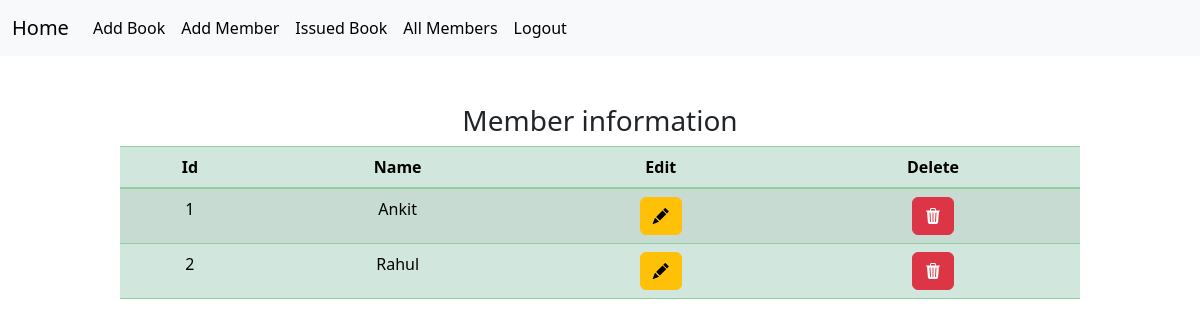
The page /members/ (signed in) on the database its author committed.
### myapp/models.py (models this page shows)
class Member(models.Model):
    name = models.CharField(max_length=100, null=True, blank=True)
    location = models.CharField(max_length=100, null=True, blank=True)
    outstanding_debt = models.DecimalField(max_digits=8, decimal_places=2)

### myapp/views.py (the view)
# urls.py: path("members/", views.members, name="members"),
@login_required(login_url="/")
def members(request):
    data = Member.objects.all()
    context = {"data": data}
    return render(request, "members.html", context)

### myapp/templates/members.html (shortened to what this page needs)
<!DOCTYPE html>
<html lang="en">
<head>
    <link rel="stylesheet" href="https://maxcdn.bootstrapcdn.com/bootstrap/4.5.2/css/bootstrap.min.css">
    <link rel="stylesheet" href="https://cdn.jsdelivr.net/npm/bootstrap-icons@1.10.5/font/bootstrap-icons.css">
</head>
<body>
    {% include "navbar.html" %}
    <div class="mt-5 text-center">
        <h3>Member information</h3>
        <div class="table-responsive custom-table">
            <table class="table table-success table-striped">
                <thead>
                    <tr> <th>Id</th>
                        <th>Name</th>
                        <th>Edit</th>
                        <th>Delete</th>
                    </tr>
                </thead>
                <tbody>
                    {% for d in data %}
                    <tr><td>{{ d.id }}</td>
                        <td>{{ d.name }}</td>
                        <td><a class="btn btn-warning" href="/update_member/{{d.id}}"><i
                                    class="bi bi-pencil-fill"></i></a>
                        </td>
                        <td><a class="btn btn-danger" href="/delete_member/{{d.id}}"><i class="bi bi-trash3-fill"></i></a></td>
                    </tr>
                    {% endfor %}
                </tbody>
            </table>
        </div>
    </div>
</body>
</html>

### myapp/templates/members.html (style rules this page uses)
.custom-table { width: 80%; margin: auto; }

### rows shown on the page
Member: id "1", name "Ankit"
Member: id "2", name "Rahul"
